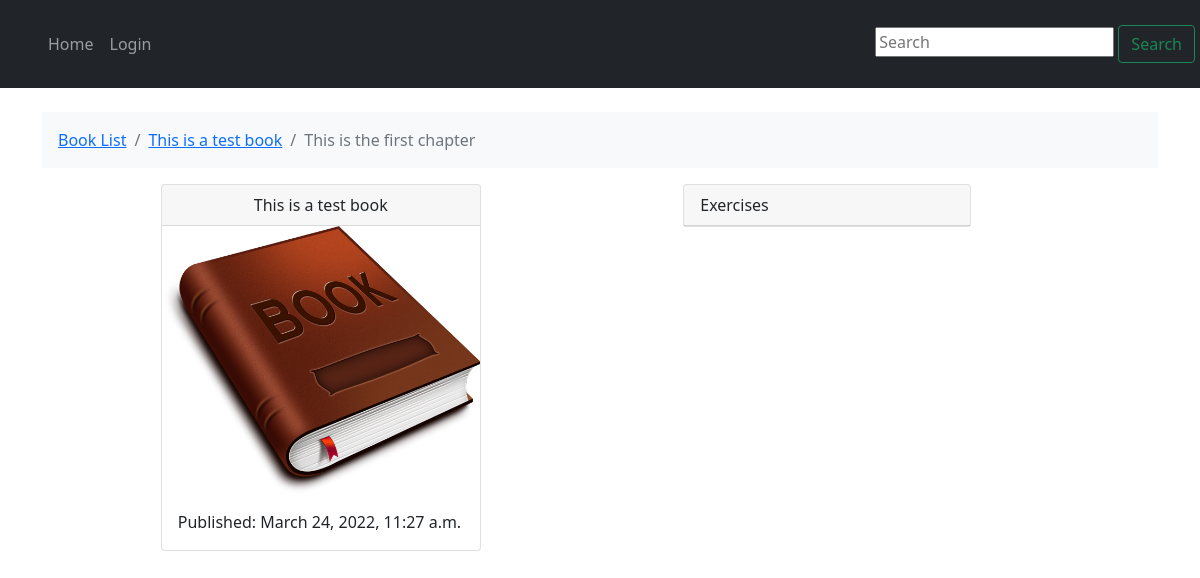
/test-book/1/, run on an earlier commit of the app's database.
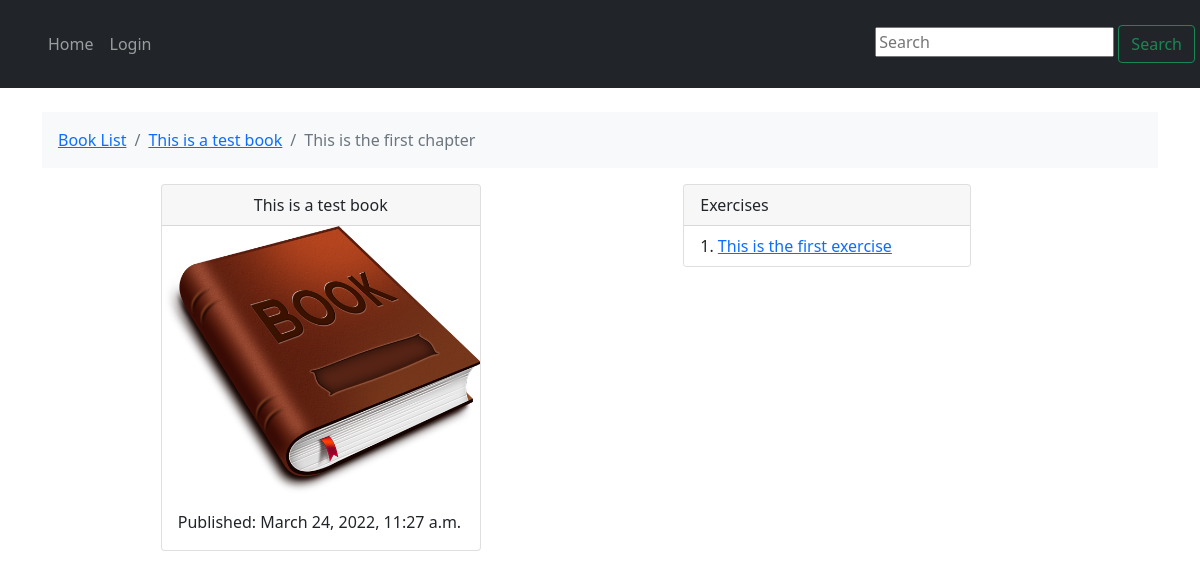
And on a later commit of the database.
### books/models.py (models this page shows, shortened)
class Chapter(models.Model):
    book = models.ForeignKey(Book, on_delete=models.CASCADE)
    chapter_number = models.IntegerField()
    title = models.CharField(max_length=100)

class Book(models.Model):
    authors = models.ManyToManyField(Author)
    title = models.CharField(max_length=100)
    publication_date = models.DateTimeField()
    isbn = models.CharField(max_length=16)
    slug = models.SlugField()
    cover = models.ImageField()
    price = models.FloatField()
    def get_absolute_url(self):
        return reverse("books:book-detail", kwargs={"slug": self.slug})

class Exercise(models.Model):
    chapter = models.ForeignKey(Chapter, on_delete=models.CASCADE)
    exercise_number = models.IntegerField()
    page_number = models.IntegerField()
    title = models.CharField(max_length=100)
    def get_absolute_url(self):
        return reverse("books:exercise-detail", kwargs={
            "book_slug": self.chapter.book.slug,
            'chapter_number': self.chapter.chapter_number,
            'exercise_number': self.exercise_number
        })

### books/views.py (the view)
# urls.py: path('<book_slug>/<int:chapter_number>/', chapter_detail, name='chapter-detail'),
def chapter_detail(request, book_slug, chapter_number):
    chapter_qs = Chapter.objects.filter(book__slug=book_slug).filter(chapter_number=chapter_number)
    if chapter_qs.exists():
        context = {
            'chapter': chapter_qs[0]
        }
        return render(request, 'chapter_detail.html', context)
    return Http404

### templates/chapter_detail.html
{% extends 'base.html' %}
{% block breadcrumb %}
    <li class="breadcrumb-item" aria-current="page"><a href="{% url 'books:book-list' %}">Book List</a></li>
    <li class="breadcrumb-item" aria-current="page"><a href="{{ chapter.book.get_absolute_url }}">{{ chapter.book.title }}</a></li>
    <li class="breadcrumb-item active" aria-current="page">{{ chapter.title }}</li>
{% endblock breadcrumb %}
{% block content %}
    <div class='row'>
        <main class='col-md-3 mx-auto'>
            <div class="card" style="width: 20rem;">
                <div class="card-header text-center">{{ chapter.book.title }}</div>
                <img src="{{ chapter.book.cover.url }}" class="card-img-top" alt="...">
                <div class="card-body">
                <p class="card-text">Published: {{ chapter.book.publication_date }}</p>
                </div>
            </div>
        </main>
        <aside class='col-md-4 mx-auto'>
            <div class="card" style="width: 18rem;">
                <div class="card-header">
                Exercises
                </div>
                <ul class="list-group list-group-flush">
                    {% for exercise in chapter.exercise_set.all %}
                        <li class="list-group-item">{{ exercise.exercise_number }}. <a href="{{ exercise.get_absolute_url }}">{{ exercise.title }}</a></li>
                    {% endfor %}
                </ul>
            </div>
        </aside>
    </div>
{% endblock content %}

### templates/base.html (shortened to what this page needs)
<!DOCTYPE html>
<html lang="en">
<head>
    <link href="https://cdn.jsdelivr.net/npm/bootstrap@5.1.3/dist/css/bootstrap.min.css" rel="stylesheet"
>
</head>
<body>
    <nav class="navbar navbar-expand-md navbar-dark bg-dark mb-4 p-4 justify-content-between">
        <div class="collapse navbar-collapse" id="navbarCollapse">
            <ul class="navbar-nav mr-auto">
                <li class="nav-item active">
                    <a class="nav-link" href="{% url 'books:book-list' %}">Home</a>
                </li>
                {% if request.user.is_authenticated %}
                <li class="nav-item active">
                    <a class="nav-link" href="{% url 'account_logout' %}">Logout</a>
                </li>
                {% else %}
                <li class="nav-item active">
                    <a class="nav-link" href="{% url 'account_login' %}">Login</a>
                </li>
                {% endif %}
            </ul>
            <form class="form-inline mt-2 mt-md-0" style="position: absolute; right: 5px;">
                <input class="form-group mr-sm-2" type="text" placeholder="Search" aria-label="Search">
                <button class="form-group btn btn-outline-success my-2 my-sm-0" type="submit">Search</button>
            </form>
        </div>
    </nav>
      <div class='container'>
        <nav aria-label="breadcrumb">
            <ol class="breadcrumb bg-light px-3 py-3">
                {% block breadcrumb %}
                {% endblock breadcrumb %}
            </ol>
        </nav>
        {% block content %}
        {% endblock content %}
    </div>
</body>
</html>

What changed in the data, as far as the page shows it:
added Exercise: exercise_number "1", title "This is the first exercise"
